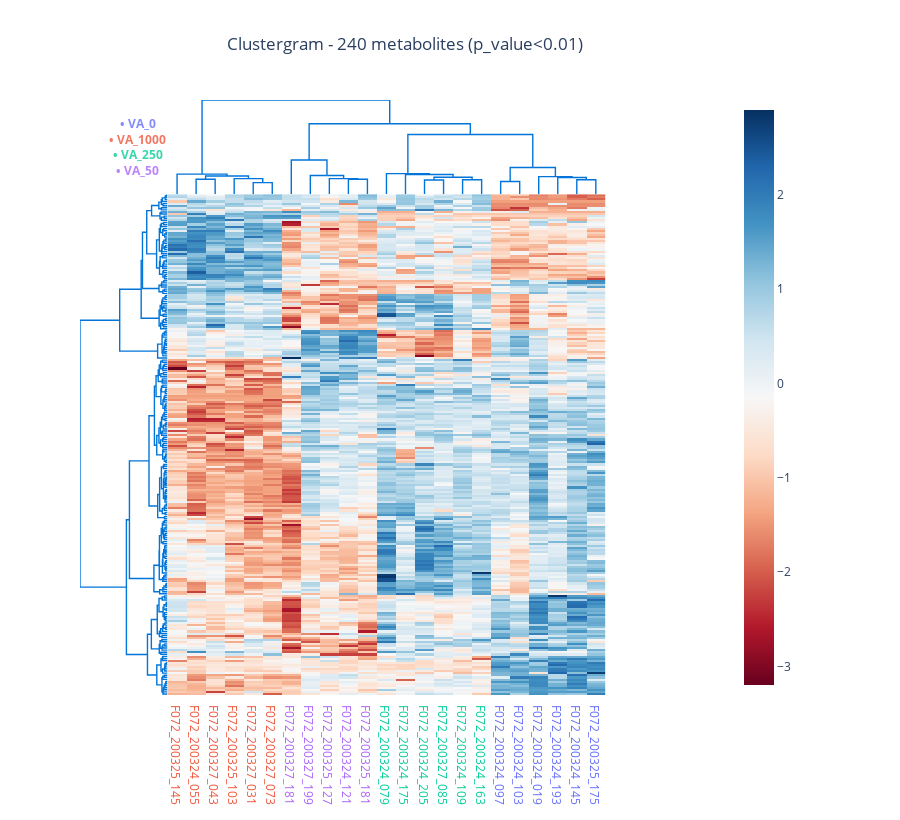

The notebook cell this image was saved under:
### Code cell
obj_sl.clustergram(title=f'Clustergram - {obj_sl.features.shape[0]} metabolites (p_value<0.01)',hue='Treatment')
